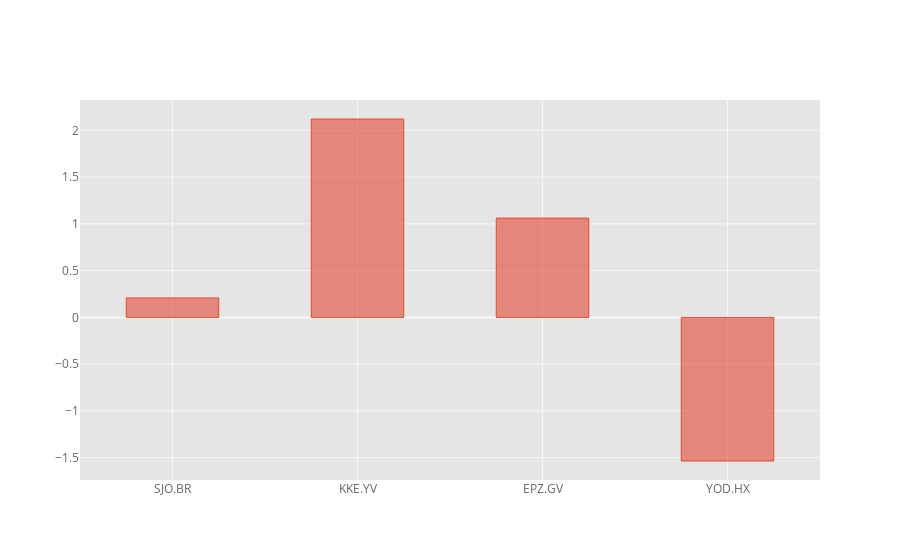

Source (notebook cell):
### Markdown cell above
## Bar Plots

### Code cell
df.iloc[3].iplot(kind='bar',bargap=.5)

### Figure 1 — Plotly figure (JSON) as saved in the notebook; plotly's stock layout.template omitted (floating-point values rounded to 4 significant figures)
{"data": [{"marker": {"color": "rgba(226, 74, 51, 0.6)", "line": {"color": "rgba(226, 74, 51, 1.0)", "width": 1}}, "name": "2015-01-04 00:00:00", "orientation": "v", "text": "", "type": "bar", "x": ["SJO.BR", "KKE.YV", "EPZ.GV", "YOD.HX"], "y": [0.2084, 2.121, 1.062, -1.535]}], "layout": {"bargap": 0.5, "legend": {"bgcolor": "#FFFFFF", "font": {"color": "#666666"}}, "paper_bgcolor": "#FFFFFF", "plot_bgcolor": "#E5E5E5", "title": {"font": {"color": "#151516"}}, "xaxis": {"gridcolor": "#F6F6F6", "showgrid": true, "tickfont": {"color": "#666666"}, "title": {"font": {"color": "#666666"}, "text": ""}, "zerolinecolor": "#F6F6F6"}, "yaxis": {"gridcolor": "#F6F6F6", "showgrid": true, "tickfont": {"color": "#666666"}, "title": {"font": {"color": "#666666"}, "text": ""}, "zerolinecolor": "#F6F6F6"}}}
